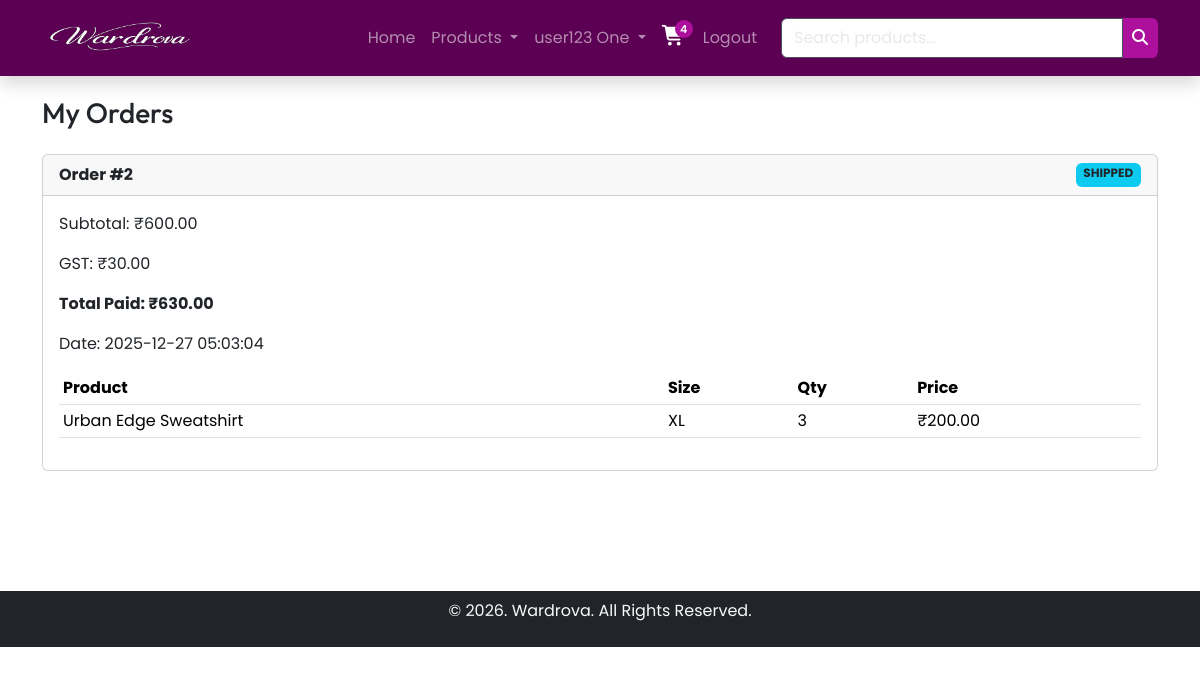
Screenshot of /orders.php (signed in) with the database file from the repository.
### tables this page shows
CREATE TABLE `orders` (
  `id` int(11) NOT NULL,
  `user_id` int(11) NOT NULL,
  `total_amount` decimal(10,2) NOT NULL,
  `gst_amount` decimal(10,2) NOT NULL,
  `grand_total` decimal(10,2) NOT NULL,
  `status` varchar(20) DEFAULT 'placed',
  `created_at` timestamp NOT NULL DEFAULT current_timestamp()
);

CREATE TABLE `order_items` (
  `id` int(11) NOT NULL,
  `order_id` int(11) NOT NULL,
  `product_id` int(11) NOT NULL,
  `size` varchar(10) NOT NULL,
  `quantity` int(11) NOT NULL,
  `price` decimal(10,2) NOT NULL
);

CREATE TABLE `products` (
  `id` int(11) NOT NULL,
  `category_id` int(11) NOT NULL,
  `name` varchar(100) NOT NULL,
  `description` text DEFAULT NULL,
  `price` decimal(10,2) NOT NULL,
  `created_at` timestamp NOT NULL DEFAULT current_timestamp()
);

### orders.php (the view, shortened to what this page needs)
<?php
include 'includes/header.php';
include 'includes/db_con.php';
$user_id = $_SESSION['user_id'];
$orders_q = mysqli_query(
    $conn,
    "SELECT * FROM orders
     WHERE user_id='$user_id'
     ORDER BY id DESC"
);
?>
<section class="py-5">
<div class="container py-5">
<h3 class="mb-4">My Orders</h3>
<?php while ($order = mysqli_fetch_assoc($orders_q)) { ?>
<div class="card mb-4">
<div class="card-header d-flex justify-content-between">
    <strong>Order #<?= $order['id']; ?></strong>
    <span class="badge bg-info text-dark text-uppercase">
        <?= $order['status']; ?>
    </span>
</div>
<div class="card-body">
    <p>Subtotal: ₹<?= $order['total_amount']; ?></p>
<p>GST: ₹<?= $order['gst_amount']; ?></p>
<p><strong>Total Paid: ₹<?= $order['grand_total']; ?></strong></p>
    <p>Date: <?= $order['created_at']; ?></p>
    <table class="table table-sm">
        <thead>
            <tr>
                <th>Product</th>
                <th>Size</th>
                <th>Qty</th>
                <th>Price</th>
            </tr>
        </thead>
        <tbody>
        <?php
        $items_q = mysqli_query(
            $conn,
            "SELECT oi.*, p.name
             FROM order_items oi
             JOIN products p ON oi.product_id = p.id
             WHERE oi.order_id='{$order['id']}'"
        );
        while ($item = mysqli_fetch_assoc($items_q)) {
        ?>
            <tr>
                <td><?= htmlspecialchars($item['name']); ?></td>
                <td><?= $item['size']; ?></td>
                <td><?= $item['quantity']; ?></td>
                <td>₹<?= $item['price']; ?></td>
            </tr>
        <?php } ?>
        </tbody>
    </table>
</div>
</div>
<?php } ?>
</div>
</section>
<?php include 'includes/footer.php'; ?>

### assets/css/style.css (style rules this page uses)
* { margin: 0; padding: 0; box-sizing: border-box; font-family: "Poppins", sans-serif; }
:root { --primary-color: #ad109d; --secondary-color: #5b0052; --white-color: #fff; --gray-color: #ddd; --black-color: #000; --red-color: #dc3545; --add-cart-btn-clr: #470FF4; }
h1, h2, h3, h4, h5, h6 { font-family: "Outfit", sans-serif; }

### rows the page displays
orders: id "2", status "SHIPPED", total_amount "600.00", gst_amount "30.00", grand_total "630.00", created_at "2025-12-27 05:03:04"
order_items: product.name "Urban Edge Sweatshirt", size "XL", quantity "3", price "200.00"

### other values shown
$_SESSION['user_name'] "user123 One"
$cart_count "4"
